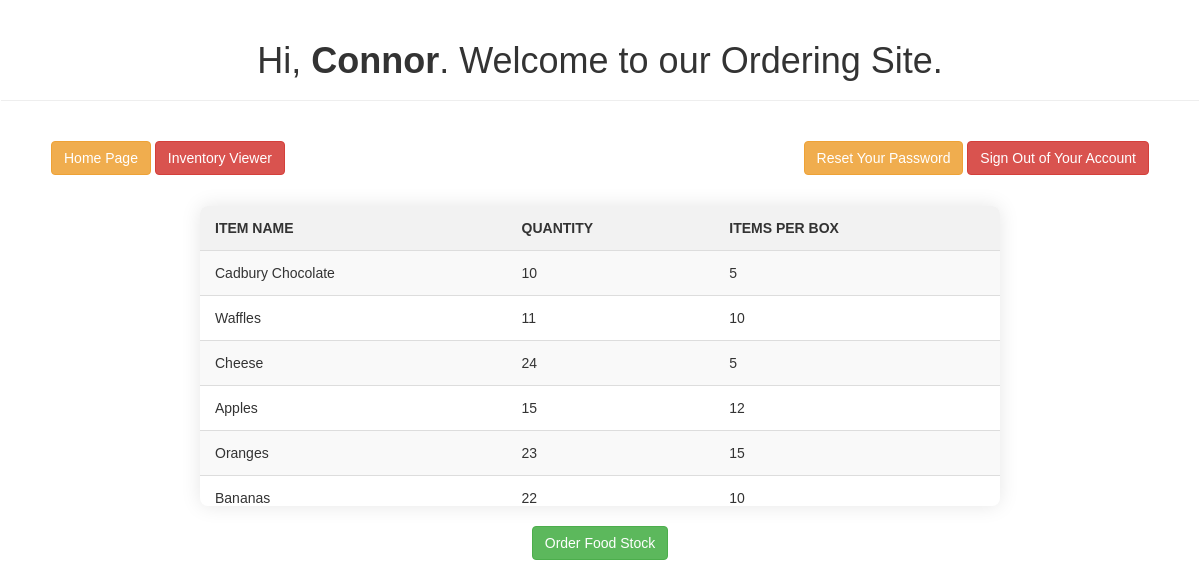
Screenshot of /AutomatedOrderingSite/index.php (signed in) with the database file from the repository.
### tables this page shows
CREATE TABLE `food_stock` (
  `id` int(11) NOT NULL,
  `item_name` varchar(255) NOT NULL,
  `quantity` int(11) NOT NULL,
  `min_threshold` int(11) NOT NULL,
  `items_per_box` int(11) NOT NULL DEFAULT 1
);

### AutomatedOrderingSite/index.php (the view, shortened to what this page needs)
<?php
include 'loginSystem/config.php';
?>
<!DOCTYPE html>
<html lang="en">
<head>
    <link rel="stylesheet" href="https://maxcdn.bootstrapcdn.com/bootstrap/3.3.7/css/bootstrap.css">
</head>
<body>
    <div class="navbar">
        <div class="page-header">
            <h1>Hi, <b><?php echo htmlspecialchars($_SESSION["username"]); ?></b>. Welcome to our Ordering Site.</h1>
        </div>
        <p align="left" style="float: left; padding-left: 50px">
            <a href="index.php" class="btn btn-warning">Home Page</a>
            <a href="inventoryViewer.php" class="btn btn-danger">Inventory Viewer</a>
        </p>
        <p align="right" style="float: right; padding-right: 50px">
            <a href="loginSystem/reset-password.php" class="btn btn-warning">Reset Your Password</a>
            <a href="loginSystem/logout.php" class="btn btn-danger">Sign Out of Your Account</a>
        </p>
    </div>
    <div class="table-container">
    <?php
    $sql = "SELECT * FROM food_stock";
    $result = $link->query($sql);
    if ($result->num_rows > 0) {
        echo "<table>";
        echo "<tr><th>Item Name</th><th>Quantity</th><th>Items per Box</th></tr>";
        while ($row = $result->fetch_assoc()) {
            echo "<tr>";
            echo "<td>" . $row["item_name"] . "</td>";
            echo "<td>" . $row["quantity"] . "</td>";
            echo "<td>" . $row["items_per_box"] . "</td>";
            echo "</tr>";
        }
        echo "</table>";
    } else {
        echo "No food stock available.";
    }
    ?>
    </div>
    <form method="post" action="<?php echo htmlspecialchars($_SERVER["PHP_SELF"]); ?>">
        <input type="submit" name="order" value="Order Food Stock" class="btn btn-success">
    </form>
</body>
</html>

### AutomatedOrderingSite/index.php (style rules this page uses)
body { font-family: Arial, sans-serif; text-align: center; }
.navbar { margin-bottom: 20px; }
.table-container { margin: auto; width: 80%; max-width: 800px; height: 300px; overflow-y: auto; border-radius: 8px; box-shadow: 0 0 20px rgba(0, 0, 0, 0.1); }
table { border-collapse: collapse; width: 100%; }
th, td { padding: 12px 15px; text-align: left; border-bottom: 1px solid #ddd; }
th { background-color: #f2f2f2; color: #333; text-transform: uppercase; }
tr:nth-child(even) { background-color: #f9f9f9; }
.btn { margin-top: 20px; }

### rows the page displays
food_stock: item_name "Cadbury Chocolate", quantity "10", items_per_box "5"
food_stock: item_name "Waffles", quantity "11", items_per_box "10"
food_stock: item_name "Cheese", quantity "24", items_per_box "5"
food_stock: item_name "Apples", quantity "15", items_per_box "12"
food_stock: item_name "Oranges", quantity "23", items_per_box "15"
food_stock: item_name "Bananas", quantity "22", items_per_box "10"

### other values shown
$_SESSION["username"] "Connor"
